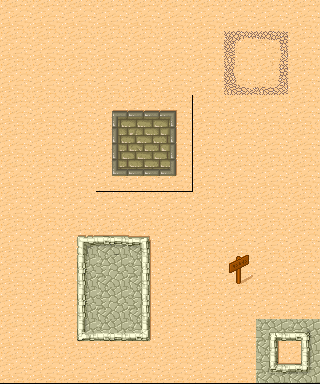

This game map was drawn from its Tiled (.tmx) file and the tilesets committed beside it. A one-line description and the full map source follow:
An orthogonal 10x12 tile map with 32x32 px tiles, 2 tile layers (Capa de patrones 2, Capa de Patrones 1).

<map version="1.0" orientation="orthogonal" width="10" height="12" tilewidth="32" tileheight="32">
 <tileset firstgid="1" name="tmw_desert_spacing" tilewidth="33" tileheight="33" margin="1" tilesX="8" tilesY="6">
   <image source="tmw_desert_spacing.png" trans="000000" width="512" height="512" />
 </tileset>
 <layer name="Capa de patrones 2" width="10" height="12">
  <data>
   <tile gid="51" />
   <tile gid="51" />
   <tile gid="51" />
   <tile gid="51" />
   <tile gid="51" />
   <tile gid="51" />
   <tile gid="51" />
   <tile gid="51" />
   <tile gid="51" />
   <tile gid="51" />
   <tile gid="51" />
   <tile gid="51" />
   <tile gid="51" />
   <tile gid="51" />
   <tile gid="51" />
   <tile gid="51" />
   <tile gid="51" />
   <tile gid="4" />
   <tile gid="5" />
   <tile gid="51" />
   <tile gid="51" />
   <tile gid="51" />
   <tile gid="51" />
   <tile gid="51" />
   <tile gid="51" />
   <tile gid="51" />
   <tile gid="51" />
   <tile gid="19" />
   <tile gid="20" />
   <tile gid="51" />
   <tile gid="51" />
   <tile gid="51" />
   <tile gid="51" />
   <tile gid="0" />
   <tile gid="0" />
   <tile gid="0" />
   <tile gid="51" />
   <tile gid="51" />
   <tile gid="51" />
   <tile gid="51" />
   <tile gid="51" />
   <tile gid="51" />
   <tile gid="51" />
   <tile gid="0" />
   <tile gid="0" />
   <tile gid="0" />
   <tile gid="51" />
   <tile gid="51" />
   <tile gid="51" />
   <tile gid="51" />
   <tile gid="51" />
   <tile gid="51" />
   <tile gid="51" />
   <tile gid="0" />
   <tile gid="0" />
   <tile gid="0" />
   <tile gid="51" />
   <tile gid="51" />
   <tile gid="51" />
   <tile gid="51" />
   <tile gid="51" />
   <tile gid="51" />
   <tile gid="51" />
   <tile gid="51" />
   <tile gid="51" />
   <tile gid="51" />
   <tile gid="51" />
   <tile gid="51" />
   <tile gid="51" />
   <tile gid="51" />
   <tile gid="51" />
   <tile gid="51" />
   <tile gid="46" />
   <tile gid="47" />
   <tile gid="48" />
   <tile gid="51" />
   <tile gid="51" />
   <tile gid="51" />
   <tile gid="51" />
   <tile gid="51" />
   <tile gid="51" />
   <tile gid="51" />
   <tile gid="61" />
   <tile gid="62" />
   <tile gid="63" />
   <tile gid="51" />
   <tile gid="51" />
   <tile gid="81" />
   <tile gid="51" />
   <tile gid="51" />
   <tile gid="51" />
   <tile gid="51" />
   <tile gid="61" />
   <tile gid="62" />
   <tile gid="63" />
   <tile gid="51" />
   <tile gid="51" />
   <tile gid="51" />
   <tile gid="51" />
   <tile gid="51" />
   <tile gid="51" />
   <tile gid="51" />
   <tile gid="76" />
   <tile gid="77" />
   <tile gid="78" />
   <tile gid="51" />
   <tile gid="51" />
   <tile gid="51" />
   <tile gid="64" />
   <tile gid="65" />
   <tile gid="51" />
   <tile gid="51" />
   <tile gid="51" />
   <tile gid="51" />
   <tile gid="51" />
   <tile gid="51" />
   <tile gid="51" />
   <tile gid="51" />
   <tile gid="79" />
   <tile gid="80" />
  </data>
 </layer>
 <layer name="Capa de Patrones 1" width="10" height="12">
  <data>
   <tile gid="0" />
   <tile gid="0" />
   <tile gid="0" />
   <tile gid="0" />
   <tile gid="0" />
   <tile gid="0" />
   <tile gid="0" />
   <tile gid="0" />
   <tile gid="0" />
   <tile gid="0" />
   <tile gid="0" />
   <tile gid="0" />
   <tile gid="0" />
   <tile gid="0" />
   <tile gid="0" />
   <tile gid="0" />
   <tile gid="0" />
   <tile gid="0" />
   <tile gid="0" />
   <tile gid="0" />
   <tile gid="0" />
   <tile gid="0" />
   <tile gid="0" />
   <tile gid="0" />
   <tile gid="0" />
   <tile gid="0" />
   <tile gid="0" />
   <tile gid="0" />
   <tile gid="0" />
   <tile gid="0" />
   <tile gid="0" />
   <tile gid="0" />
   <tile gid="0" />
   <tile gid="1" />
   <tile gid="2" />
   <tile gid="3" />
   <tile gid="0" />
   <tile gid="0" />
   <tile gid="0" />
   <tile gid="0" />
   <tile gid="0" />
   <tile gid="0" />
   <tile gid="0" />
   <tile gid="16" />
   <tile gid="17" />
   <tile gid="18" />
   <tile gid="0" />
   <tile gid="0" />
   <tile gid="0" />
   <tile gid="0" />
   <tile gid="0" />
   <tile gid="0" />
   <tile gid="0" />
   <tile gid="31" />
   <tile gid="32" />
   <tile gid="33" />
   <tile gid="0" />
   <tile gid="0" />
   <tile gid="0" />
   <tile gid="0" />
   <tile gid="0" />
   <tile gid="0" />
   <tile gid="0" />
   <tile gid="0" />
   <tile gid="0" />
   <tile gid="0" />
   <tile gid="0" />
   <tile gid="0" />
   <tile gid="0" />
   <tile gid="0" />
   <tile gid="0" />
   <tile gid="0" />
   <tile gid="0" />
   <tile gid="0" />
   <tile gid="0" />
   <tile gid="0" />
   <tile gid="0" />
   <tile gid="0" />
   <tile gid="0" />
   <tile gid="0" />
   <tile gid="0" />
   <tile gid="0" />
   <tile gid="0" />
   <tile gid="0" />
   <tile gid="0" />
   <tile gid="0" />
   <tile gid="0" />
   <tile gid="0" />
   <tile gid="0" />
   <tile gid="0" />
   <tile gid="0" />
   <tile gid="0" />
   <tile gid="0" />
   <tile gid="0" />
   <tile gid="0" />
   <tile gid="0" />
   <tile gid="0" />
   <tile gid="0" />
   <tile gid="0" />
   <tile gid="0" />
   <tile gid="0" />
   <tile gid="0" />
   <tile gid="0" />
   <tile gid="0" />
   <tile gid="0" />
   <tile gid="0" />
   <tile gid="0" />
   <tile gid="0" />
   <tile gid="0" />
   <tile gid="0" />
   <tile gid="0" />
   <tile gid="0" />
   <tile gid="0" />
   <tile gid="0" />
   <tile gid="0" />
   <tile gid="0" />
   <tile gid="0" />
   <tile gid="0" />
   <tile gid="0" />
   <tile gid="0" />
  </data>
 </layer>
</map>